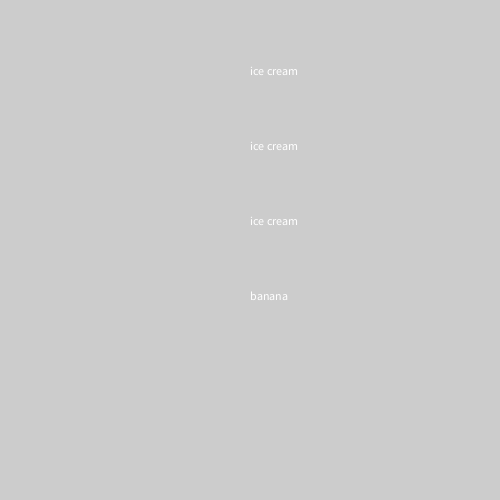
Frame 1 (no input)
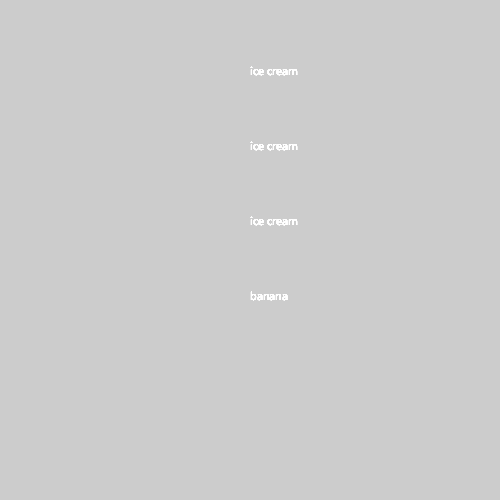
Frame 60 (the mouse pressed at the canvas centre just before this capture)
Frame 120 (the mouse held since frame 60 and released just before this capture): identical to frame 60, image omitted

The Processing sketch that drew these frames (run headless with seeded random() and noise(); from frame 60 on, the mouse is pressed at the canvas centre):

// Processing sketch: banana_split
// ── banana_split.pde
int y=75;
void setup(){
size(500,500);



}
void draw(){
y =75;
for (int i=0;i<3;i++){
  text("ice cream ", 250, y);
  y+=75;
  if (i==2){
  text("banana",250,y);
  }
}

}
